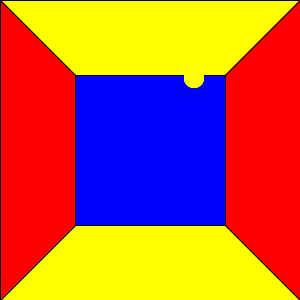
Frame 1 (no input)
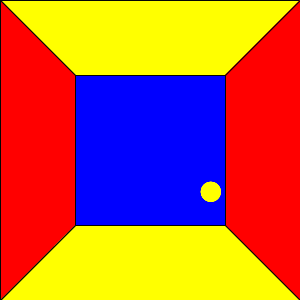
Frame 60 (the mouse pressed at the canvas centre just before this capture)
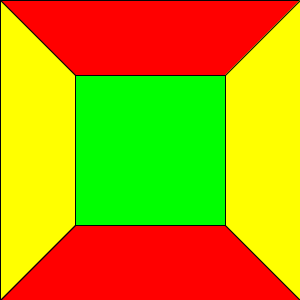
Frame 120 (the mouse held since frame 60 and released just before this capture)

The Processing sketch that drew these frames (run headless with seeded random() and noise(); from frame 60 on, the mouse is pressed at the canvas centre):

// Processing sketch: processing_36310
// ── processing_36310.pde

//Miles Thomas, 9/7/11, repaint the hallway
//The circle and the walls will change color with a mouse press

void setup() {
  size(300, 300);
}


void draw() {
  //float c modifies the random interval of the x position of the ellipse
  //float d modifies the random interval of the y position of teh ellipse
  float c = random(0, 300);
  float d = random(0, 300);

  stroke(4);

  //If the mouse is pressed the fill of the yellow ceilings change to red
  if (mousePressed == true) {
    fill(255, 0, 0);
  } 
  else {
    fill(255, 255, 0);
  }
  quad(0, 0, 300, 0, 225, 75, 75, 75);
  quad(0, 300, 75, 225, 225, 225, 300, 300);


  //If the mouse is pressed the red walls change to yellow
  if (mousePressed == true) {
    fill(255, 255, 0);
  }
  else {
    fill(255, 0, 0);
  }
  quad(0, 0, 75, 75, 75, 225, 0, 300);
  quad(300, 0, 300, 300, 225, 225, 225, 75);


  //If the mouse is pressed the blue square turns green
  if (mousePressed == true) {
    fill(0, 255, 0);
  } 
  else {
    fill(0, 0, 255);
  }
  quad(75, 75, 225, 75, 225, 225, 75, 225);


  //If the mouse is pressed the yellow circle becomes red
  noStroke();
  if (mousePressed == true) {
    fill(255, 0, 0);
  }
  else {
    fill(255, 255, 0);
  } 
  ellipse(c, d, 20, 20);
  ellipse(c, d, 20, 20);
  ellipse(c, d, 20, 20);
  ellipse(c, d, 20, 20);
  ellipse(c, d, 20, 20);
}
